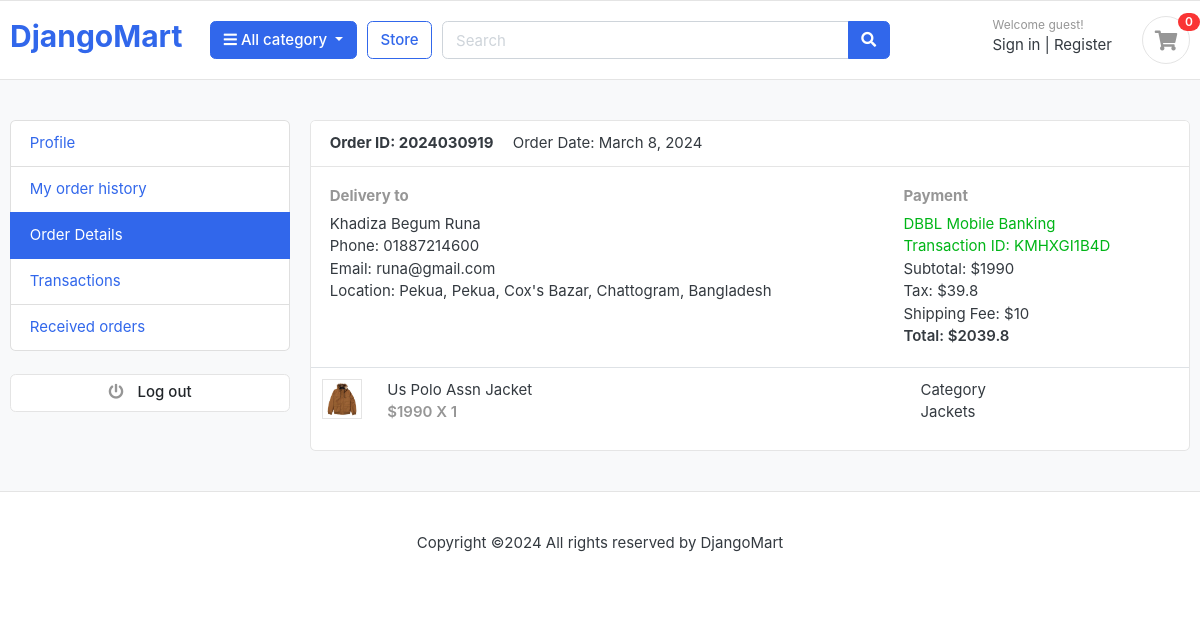
/account/order_details/19, run on the app's committed database.
### order/models.py (models this page shows)
class Order(models.Model):
    STATUS = (
        ('Pending','Pending'),
        ('Accepted','Accepted'),
        ('Completed','Completed'),
        ('Cancelled','Cancelled'),
    )
    user = models.ForeignKey(User,on_delete=models.CASCADE)
    payment = models.ForeignKey(Payment,on_delete=models.CASCADE,null=True)
    order_number = models.CharField(max_length=30)
    first_name = models.CharField(max_length=100)
    last_name = models.CharField(max_length=100)
    phone = models.CharField(max_length=15)
    email = models.EmailField(max_length=50)
    address_line1 = models.CharField(max_length=100)
    address_line2 = models.CharField(max_length=100)
    country = models.CharField(max_length=100)
    state = models.CharField(max_length=100)
    city = models.CharField(max_length=100)
    order_note = models.CharField(max_length=100)
    order_total = models.FloatField()
    tax = models.FloatField()
    status = models.CharField(max_length=10,choices=STATUS,default='Pending')
    ip = models.CharField(max_length=50,blank=True,null=True)
    is_ordered = models.BooleanField(default=False)
    created_at = models.DateTimeField(auto_now_add=True)

class Payment(models.Model):
    user = models.ForeignKey(User,on_delete=models.CASCADE)
    payment_id = models.CharField(max_length=100)
    payment_method = models.CharField(max_length=100)
    amount_paid = models.FloatField()
    status = models.CharField(max_length=100)
    created_at = models.DateTimeField(auto_now_add=True)

class OrderProduct(models.Model):
    order = models.ForeignKey(Order,on_delete=models.CASCADE)
    payment = models.ForeignKey(Payment,on_delete=models.CASCADE)
    user = models.ForeignKey(User,on_delete=models.CASCADE)
    product = models.ForeignKey(Product,on_delete=models.CASCADE)
    quantity = models.IntegerField()
    ordered = models.BooleanField(default=True)
    created = models.DateTimeField(auto_now_add=True)

### store/models.py (models this page shows, shortened)
class Product(models.Model):
    product_name = models.CharField(max_length=100,unique=True)
    slug = models.SlugField(max_length=100,unique=True)
    description = models.TextField(max_length=255,blank=True)
    price = models.IntegerField()
    image = models.ImageField(upload_to='photos/products')
    stock = models.IntegerField()
    created_date = models.DateTimeField(auto_now_add=True)
    modified_date = models.DateTimeField(auto_now=True)
    is_available = models.BooleanField(default = True)
    category = models.ForeignKey(Category,on_delete=models.CASCADE)

### category/models.py (models this page shows)
class Category(models.Model):
    category_name = models.CharField(max_length=50,unique=True)
    slug = models.SlugField(max_length=50,unique=True)
    description = models.TextField(max_length=200,blank=True)
    category_img = models.ImageField(upload_to='photos/categories',blank=True)
    def __str__(self):
        return self.category_name

### account/views.py (the view)
# urls.py: path('order_details/<int:id>',views.order_details,name='order_details'),
def order_details(request,id):
    order = Order.objects.get(id=id)
    order_product = OrderProduct.objects.filter(order=order)
    product_total = 0
    for product in order_product:
        product_total += product.product.price*product.quantity
    tax = (product_total*2)/100
    return render(request,'account/order_details.html',{'order':order,'order_product':order_product,'product_total':product_total,'tax':tax})

### store/templatetags/category_tags.py (called while the page is built)
@register.simple_tag
def get_categories():
    categories = Category.objects.all()
    return categories

@register.simple_tag
def get_cart(request):
    if request.user.is_authenticated:
        cart = CartItem.objects.filter(user=request.user)
    else:
        session_id = request.session.session_key
        cart = CartItem.objects.filter(cart__cart_id=session_id)
    return cart

### account/templates/account/order_details.html
{% extends 'base.html' %}
{% block body %}
<section class="section-conten padding-y bg">
	<div class="container">
		<div class="row">
		<aside class="col-md-3">
			<ul class="list-group">
				<a class="list-group-item" href="{% url 'profile' %}">Profile </a>
				<a class="list-group-item" href="{% url 'order_history' %}"> My order history </a>
				<a class="list-group-item active" href="{% url 'order_history' %}"> Order Details </a>
				<a class="list-group-item" href="{% url 'transaction_history' %}"> Transactions </a>
				<a class="list-group-item" href="{% url 'order_completed' %}"> Received orders </a>
			</ul>
			<br>
			<a class="btn btn-light btn-block" href="{% url 'logout' %}"> <i class="fa fa-power-off"></i> <span class="text">Log out</span> </a>
		</aside>
		<main class="col-md-9">
			<article class="card">
			<header class="card-header">
				<strong class="d-inline-block mr-3">Order ID: {{order.order_number}}</strong>
				<span>Order Date: {{order.created_at.date}}</span>
			</header>
			<div class="card-body">
				<div class="row">
					<div class="col-md-8">
						<h6 class="text-muted">Delivery to</h6>
						<p>{{order.first_name}} {{order.last_name}}<br>
						Phone: {{order.phone}} <br>
						Email: {{order.email}} <br>
						Location: {{order.address_line1}}, {{order.address_line1}}, {{order.city}},  {{order.state}}, {{order.country}} <br>
						</p>
					</div>
					<div class="col-md-4">
						<h6 class="text-muted">Payment</h6>
						<span class="text-success">
							{{order.payment.payment_method}} <br>
							Transaction ID: {{order.payment.payment_id}}
						</span>
						<p>Subtotal: ${{product_total}} <br>
						 Tax: ${{tax}} <br>
						 Shipping Fee:  $10 <br>
						 <span class="b">Total: ${{order.order_total}} </span>
						</p>
					</div>
				</div>
			</div>
			<div class="table-responsive">
			<table class="table table-hover">
				{% for obj in order_product %}
				<tr>
					<td width="65">
						<img src="{{obj.product.image.url}}" class="img-xs border">
					</td>
					<td>
						<p class="title mb-0">{{obj.product.product_name}} </p>
						<var class="price text-muted">${{obj.product.price}} X {{obj.quantity}}</var>
					</td>
					<td> Category <br> {{obj.product.category}}</td>
				</tr>
				{% endfor %}
			</table>
			</div>
			</article>
		</main>
	</div>
	</div>
	</section>
{% endblock %}

### static/css/ui.css (style rules this page uses)
html { font-family: "Inter", sans-serif; font-size: 15px; }
.img-xs, .img-sm, .img-md, .img-lg { -o-object-fit: cover; object-fit: cover; flex-shrink: 0; flex-grow: 0; }
.img-xs { width: 40px; height: 40px; }
.padding-y { padding-top: 40px; padding-bottom: 40px; }
var { font-style: normal; }
article:after, .form-group:after { display: block; clear: both; content: ""; }
.bg { background-color: #f8f9fa; }
.b { font-weight: 600; }
p:last-child { margin-bottom: 0; }
.btn-light { background-color: #fff; border-color: #e4e4e4; }
.btn-light i { color: #969696; }
.btn i + .text { margin-left: 10px; }
.price { font-weight: 600; color: #212529; }

### data on the page
Order: order_number "2024030919", created_at "March 8, 2024", first_name "Khadiza", last_name "Begum Runa", phone "01887214600", email "runa@gmail.com", address_line1 "Pekua", city "Cox's Bazar", state "Chattogram", country "Bangladesh", payment.payment_method "DBBL Mobile Banking", payment.payment_id "KMHXGI1B4D", order_total "2039.8"
OrderProduct: product.image (picture), product.product_name "Us Polo Assn Jacket", product.price "1990", quantity "1", product.category "Jackets"

### other printed values
{{ cart_item_len|length }} "0"
{{ product_total }} "1990"
{{ tax }} "39.8"
